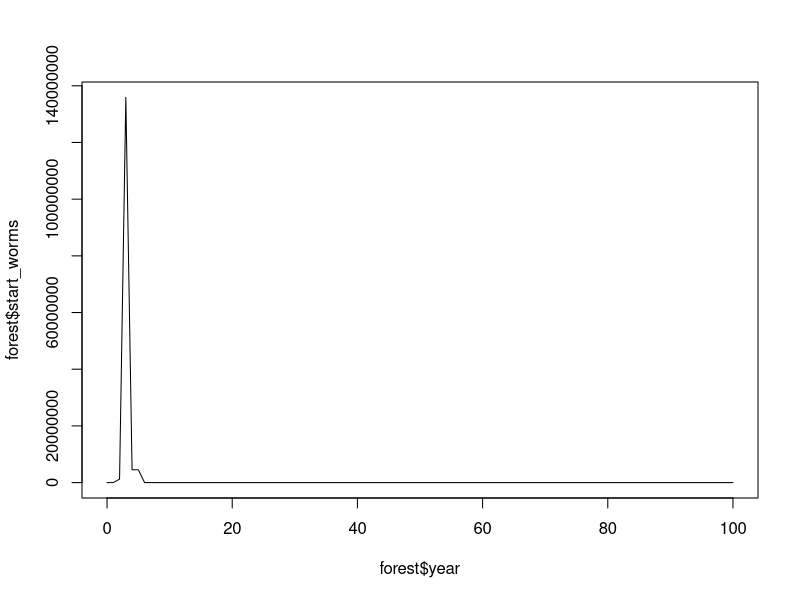
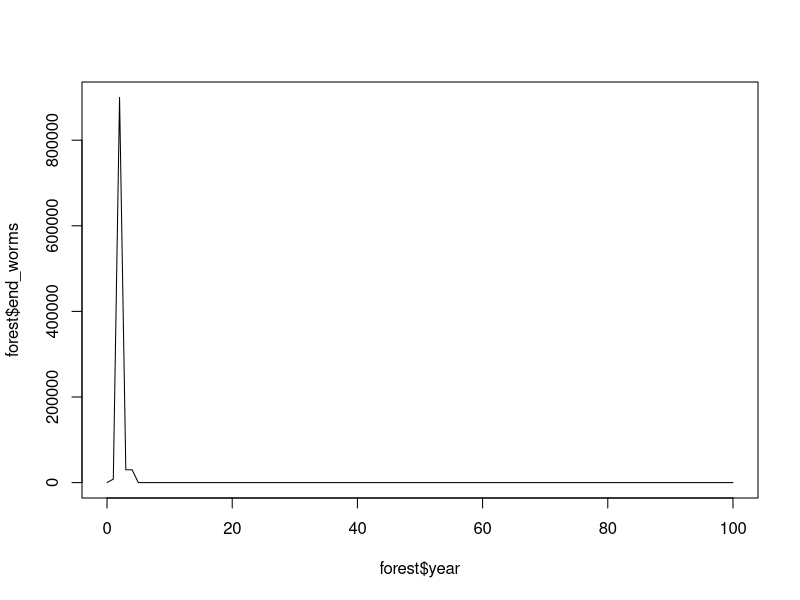

The R source for these figures, in order:
## ------------------------------------------------------------------------
## Budworm Simulation
## Thinking in Systems, pg 92
## Author: Ben Claassen
## ------------------------------------------------------------------------


# Libraries ---------------------------------------------------------------
library(tidyverse)
options(scipen = 999) # Option for printing in scientific notation

# Assumptions and constants -----------------------------------------------
# Each worm can create 150 new worms
# <https://apps.fs.usda.gov/r6_decaid/views/western_spruce_budworm.html>
rate_wormReproduction <- 150
# Each predator (bird) lays 6 eggs <mostly invented>
# <https://www.10000birds.com/spruce-budworms-and-the-warblers-that-eat-them.htm>
# <https://en.wikipedia.org/wiki/Tennessee_warbler>
rate_predatorReproduction <- 6 
# Each fir creates 2 more firs each year <invented>
# Firs crowd out other trees overtime, so we can model their numbers expanding
#      even while ignoring other species
rate_firReproduction <- 2


# 1 fir is killed by 10,000 worms <invented>
rate_firDeath_worm <- 10000

# 1,000 worms are eaten per predator <invented>
rate_wormDeath_predators <- 1000




# Process -----------------------------------------------------------------

## Chronological steps
# (1) Trees, worms, and predators reproduce
# (2) Predators eat worms in the spring. If they cannot find enough worms then they starve to death
# (3) Worms eat trees in the summer. If they cannot find enough trees then they starve to death
# (4) Trees that have too many worms do not survive the winter

## Other assumptions
# - Worms are assumed to saturate trees before moving on
# - A single fir can only host as many worms as it is ultimately killed by
# - If any of the three populations die off, one (1) moves in to the area at the start of the next year
# - No bounds on the area
# - No member of a population dies from any other cause than starvation or predation



# Initialize storage matrix -----------------------------------------------


forest <- as.data.frame(
  matrix(0, 101, 7)
)

names(forest) <- c('year', 'start_worms', 'start_predators', 'start_fir', 'end_worms', 'end_predators', 'end_fir')

forest[,1] <- 0:100 # Set time periods
forest[1,2] <- 0 # Set start value to 0
forest[1,3] <- 0 # Set start value to 0
forest[1,4] <- 0 # Set start value to 0

forest[1,5] <- 100 # Start simulation with 100 worms
forest[1,6] <- 1 # Start simulation with 1 predator
forest[1,7] <- 10 # Start simulation with 10 fir

head(forest)



# Fill out [forest] matrix ----------------------------------------------------
# x=2
for(x in 2:101) {
  current <- forest[x,] # Set the 'current' period to be {x}
  previous <- forest[(x-1),] # Set the 'previous' period to by the (current - 1)
  
  print(previous)
  print(current)
  
  
  # If any of the three populations has dropped to 0, then a new 1 moves into the area before reproduction
  if(previous$end_worms <= 0) {
    previous$end_worms <- 1
  }
  if(previous$end_predators <= 0) {
    previous$end_predators <- 1
  }
  if(previous$end_fir <= 0) {
    previous$end_fir <- 1
  }
  
  
  ## Worms reproduce at beginning of year
  current$start_worms <- (previous$end_worms * rate_wormReproduction) + previous$end_worms
  # Predators reproduce
  current$start_predators <- (previous$end_predators * rate_predatorReproduction) + previous$end_predators
  # Firs reproduce
  current$start_fir <- floor(previous$end_fir * rate_firReproduction) + previous$end_fir
  
  
  ## Predators eat worms or starve
  # If there are enough worms to feed all predators, then...
  if(current$start_worms >= current$start_predators * rate_wormDeath_predators) {
    # ...all predators survive...
    current$end_predators <- current$start_predators
    # ...and worms are reduced proportional to the number of predators
    current$end_worms <- current$start_worms - (current$start_predators * rate_wormDeath_predators)
  } else { # Else...
    # ...all worms are eaten...
    current$end_worms <- 0
    # ...and the remaining predators starve.
    # Set predators to the max whole number that can find enough worms to eat
    current$end_predators <- floor(current$start_worms / rate_wormDeath_predators)
  }
  
  
  ## Worms eat fir or starve
  # If there are not enough fir trees to feed all worms, then...
  if(current$start_fir < current$end_worms / rate_firDeath_worm) {
    # ... excess worms starve to death
    # Set the number of surviving worms to the number that are sustained by all current starting fir trees
    current$end_worms <- current$start_fir * rate_firDeath_worm
  } # Else, all worms survive, i.e. numbers set by predation remain
  

  ## Fir that are saturated die
  # If there are not enough fir trees to feed all worms, then...
  if(current$start_fir < current$end_worms / rate_firDeath_worm) {
    current$end_fir <- 0
  } else { # Else...
    # ...all fir trees that are saturated with worms die
    current$end_fir <- current$start_fir - floor(current$end_worms / rate_firDeath_worm)
  }
  
  

# -------------------------------------------------------------------------
# -------------------------------------------------------------------------

  # Fir die
  # current$end_fir <- current$start_fir - floor(current$end_worms / rate_firDeath_worm)
  # if(current$end_fir < 0) {
  #     current$end_fir <- 1
  #   }
  
  
  # Assign the current row back to the storage matrix
  forest[x,] <- current
  
  print(current)
  print(head(forest))
}

head(forest)
# forest %>% clipr::write_clip()

plot(type = 'l', forest$year, forest$start_worms)
plot(type = 'l', forest$year, forest$end_worms)

